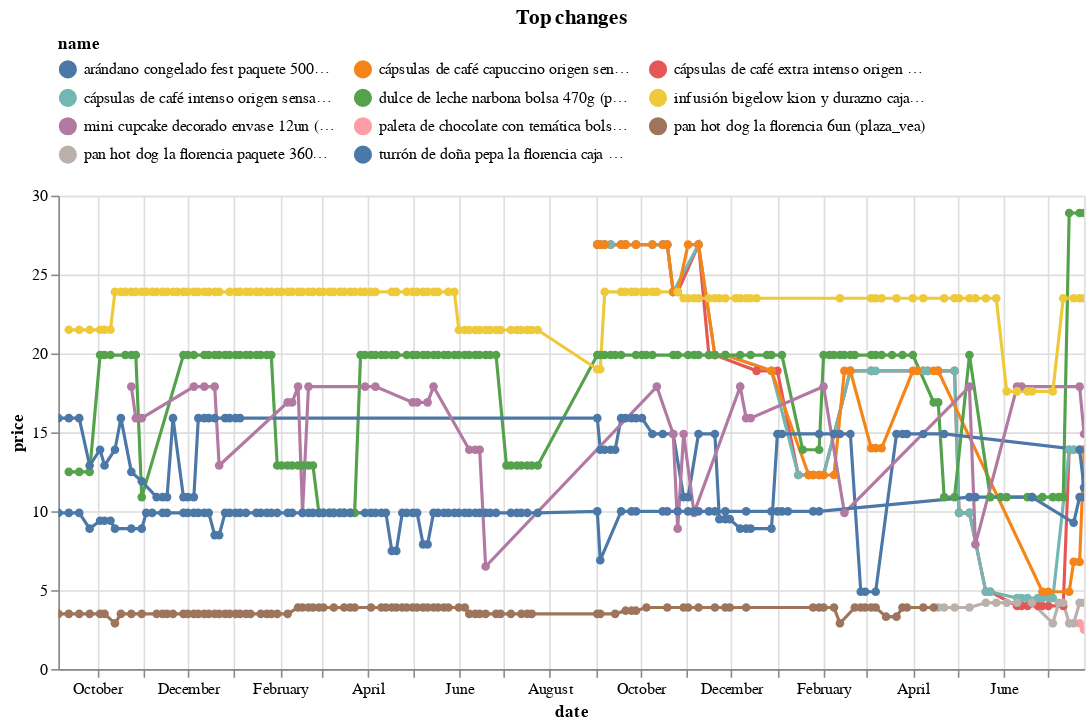

The cell this chart's notebook holds for it:
### Code cell
top_changes.head(10).pipe(plot_changes, 'Top changes')

### Figure 1 — Vega-Lite specification as saved in the notebook (floating-point values rounded to 4 significant figures; data arrays with more than 128 entries replaced by an {"elided": "..."} marker saying what was removed)
{"config": {"view": {"continuousWidth": 300, "continuousHeight": 300}, "legend": {"columns": 3, "orient": "top"}}, "data": {"name": "data-2be59463925401568455e4465d34e1bf"}, "mark": {"type": "line", "point": true}, "encoding": {"color": {"field": "name", "scale": {"domain": ["arándano congelado fest paquete 500g (plaza_vea)", "cápsulas de café capuccino origen sensations caja 16un (plaza_vea)", "cápsulas de café extra intenso origen sensations caja 16un (plaza_vea)", "cápsulas de café intenso origen sensations caja 16un (plaza_vea)", "dulce de leche narbona bolsa 470g (plaza_vea)", "infusión bigelow kion y durazno caja 18un (plaza_vea)", "mini cupcake decorado envase 12un (plaza_vea)", "paleta de chocolate con temática bolsa 1un (plaza_vea)", "pan hot dog la florencia 6un (plaza_vea)", "pan hot dog la florencia paquete 360g (plaza_vea)", "turrón de doña pepa la florencia caja 500g (plaza_vea)"]}, "type": "nominal"}, "tooltip": [{"field": "name", "type": "nominal"}, {"field": "price", "type": "quantitative"}, {"field": "last_price", "type": "quantitative"}], "x": {"field": "date", "type": "temporal"}, "y": {"field": "price", "type": "quantitative"}}, "params": [{"name": "param_1", "select": {"type": "point", "fields": ["name"]}, "bind": "legend"}, {"name": "param_2", "select": {"type": "interval", "encodings": ["x", "y"]}, "bind": "scales"}], "title": "Top changes", "transform": [{"filter": {"param": "param_1"}}], "width": 650, "$schema": "https://vega.github.io/schema/vega-lite/v5.17.0.json", "datasets": {"data-2be59463925401568455e4465d34e1bf": {"elided": "705 records"}}}
